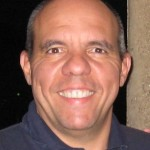
//> input picture IPI/Images/prófso_Qûeiroz.png, 150 x 150 px
$ ./main   (built with g++ and OpenCV 4)
//> lines starting //> are read from the running program, lines starting //| are printed output that depends on the picture
#include <opencv2/opencv.hpp>
#include <iostream>

//export PATH="/usr/bin:$PATH"

void autoContrast(cv::Mat& img) {
    // histogram
    cv::Mat hist;
    float range[] = {0, 256};
    const float* histRange = {range};
    int histSize = 256;
    calcHist(&img, 1, nullptr, cv::Mat(), hist, 1, &histSize, &histRange);

    // Find minimum and maximum values of pixel intensity
    int minIntensity = 0, maxIntensity = 255;
    for (int i = 0; i < histSize; ++i) {
        if (hist.at<float>(i) > 0) {
            minIntensity = i;
            break;
        }
    }
    for (int i = histSize - 1; i >= 0; --i) {
        if (hist.at<float>(i) > 0) {
            maxIntensity = i;
            break;
        }
    }

    //contrast stretching = auto contrast
    img = (img - minIntensity) * (255.0 / (maxIntensity - minIntensity));
    img.setTo(0, img < 0);
    img.setTo(255, img > 255);
    img.convertTo(img, CV_8U);

    //histogram equalization = auto tone
    double alpha = 255.0 / (maxIntensity - minIntensity);
    img = img * alpha + minIntensity - minIntensity * alpha;
}

//first question
void upscalling(){
    cv::Mat image = cv::imread("Images/prófso_Qûeiroz.png", cv::IMREAD_GRAYSCALE);
//> image: 150 rows x 150 cols, CV_8UC1; min 0, max 247, mean 109.5
    if (!image.empty()) {
        int rows = image.rows;
//> rows = 150
        int cols = image.cols;
//> cols = 150
        int height = rows * 2;
//> height = 300
        int width = cols * 2;
//> width = 300
        cv::Mat black_image(height, width, CV_8UC1, cv::Scalar(0));

        // Iterate through each pixel of black_image and insert every other pixel from the original image
        for (int y = 0; y < rows; y++) {
            for (int x = 0; x < cols; x++) {
                black_image.at<uchar>(y * 2, x * 2) = image.at<uchar>(y, x);
            }
        }
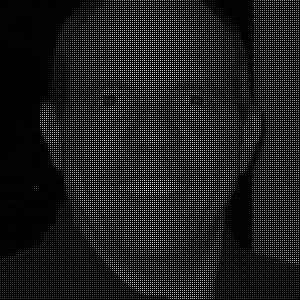
//> black_image: 300 rows x 300 cols, CV_8UC1; min 0, max 247, mean 27.4

        //avarage of the pixels in the row
        for(int y = 0; y < height-1; y++){
            for(int x = 1; x < width-1; x++){
                int sum = black_image.at<uchar>(y,x-1) + black_image.at<uchar>(y,x+1);
                int avr = sum/2;
                black_image.at<uchar>(y,x) = avr;
            }
        }
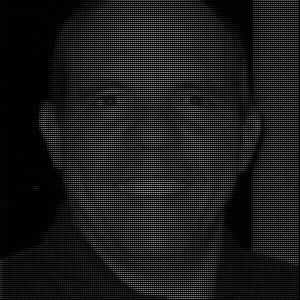
//> black_image: 300 rows x 300 cols, CV_8UC1; min 0, max 163, mean 27.1

        //avarage of the pixels in the colum
        for(int x = 0; x < width-1; x++){
            for(int y = 1; y < height-1; y++){
                int sum = black_image.at<uchar>(y-1,x) + black_image.at<uchar>(y+1,x);
                int avr = sum/2;
                black_image.at<uchar>(y,x) = avr;
            }

        }
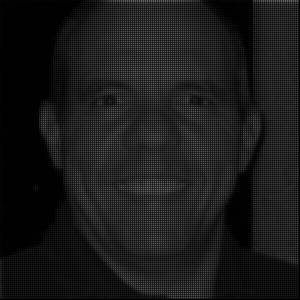
//> black_image: 300 rows x 300 cols, CV_8UC1; min 0, max 108, mean 26.7


        cv::Mat equalized_image;
        cv::equalizeHist(black_image, equalized_image);
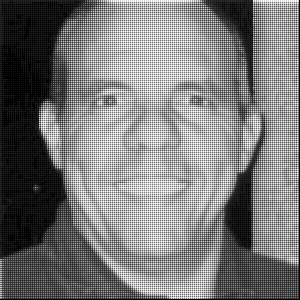
//> equalized_image: 300 rows x 300 cols, CV_8UC1; min 0, max 255, mean 122.2


        //Aply the low-pass filter
        cv::Mat blurredImage;
        cv::GaussianBlur(equalized_image, blurredImage, cv::Size(5, 5),0);
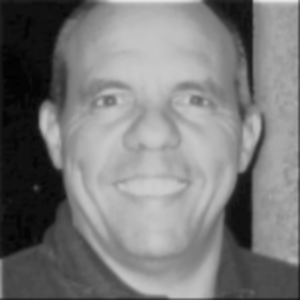
//> blurredImage: 300 rows x 300 cols, CV_8UC1; min 1, max 227, mean 122.4


        //showing the final uspaceled image
        cv::namedWindow("Final Image", cv::WINDOW_NORMAL);
        cv::resizeWindow("Final Image", width, height);

        //The original Image of input
        cv::namedWindow("Original Image", cv::WINDOW_NORMAL);
        cv::resizeWindow("Original Image", rows, cols);
        cv::imshow("Original Image", image);
        cv::imshow("Final Image", blurredImage);
        cv::imwrite("Du_mundu.jpg", blurredImage);

        //The adjusted Image
        autoContrast(blurredImage);
//> in autoContrast, `calcHist(&img, 1, nullptr, cv::Mat(), hist, 1, &histSize, &histRange);`: hist = 256 values, max 3217 at index 16, min 0 at index 0, mean 351.6
//> in autoContrast, `img = (img - minIntensity) * (255.0 / (maxIntensity - minIntensity));`:
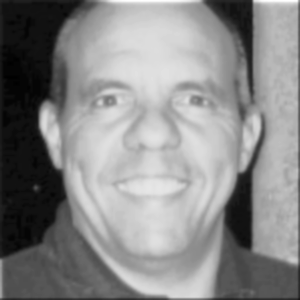
//> img: 300 rows x 300 cols, CV_8UC1; min 0, max 255, mean 137
//> in autoContrast, `double alpha = 255.0 / (maxIntensity - minIntensity);`: alpha = 1.13
//> in autoContrast, `img = img * alpha + minIntensity - minIntensity * alpha;`:
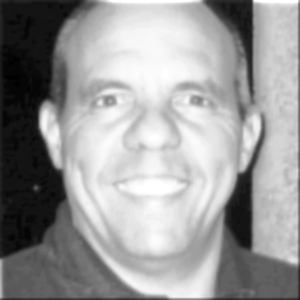
//> img: 300 rows x 300 cols, CV_8UC1; min 0, max 255, mean 154.4
        cv::namedWindow("Auto Adjusted", cv::WINDOW_NORMAL);
        cv::resizeWindow("Auto Adjusted", width, height);
        cv::imshow("Auto Adjusted", blurredImage);
        while (true) {
        int key = cv::waitKey(0);
//> the Esc key is pressed
        if (key == 27)
            break;
        }
        cv::destroyAllWindows();

    } else {
        std::cout << "Error: Unable to load the image." << std::endl;
    }

}

int main() {
    upscalling();
    return 0;

}

$ run again, with IPI/Images/minilexei.png copied over IPI/Images/prófso_Qûeiroz.png
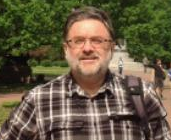
//> input picture IPI/Images/minilexei.png, 171 x 140 px
//> after the loop in upscalling, `for(int x = 0; x < width-1; x++)`:
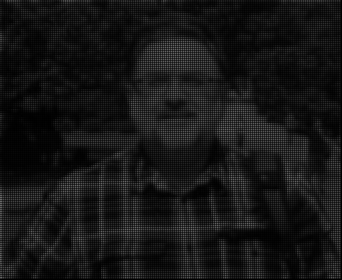
//> black_image: 280 rows x 342 cols, CV_8UC1; min 0, max 107, mean 22
//> hist = 256 values, max 678 at index 114, min 0 at index 0, mean 374.1
//> alpha = 1.07
//> in autoContrast, `img = img * alpha + minIntensity - minIntensity * alpha;`:
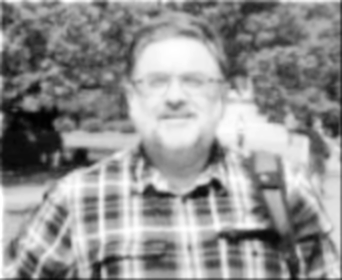
//> img: 280 rows x 342 cols, CV_8UC1; min 0, max 255, mean 145.4

$ run again, with IPI/Images/cameraman.tif saved as IPI/Images/prófso_Qûeiroz.png
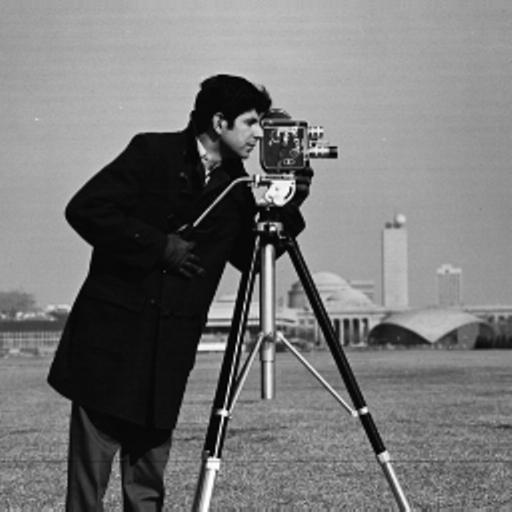
//> input picture IPI/Images/cameraman.tif, 512 x 512 px
//> in upscalling, image is the input picture: 512 rows x 512 cols, CV_8UC1; min 0, max 255, mean 118.3
//> after the loop in upscalling, `for (int y = 0; y < rows; y++)`:
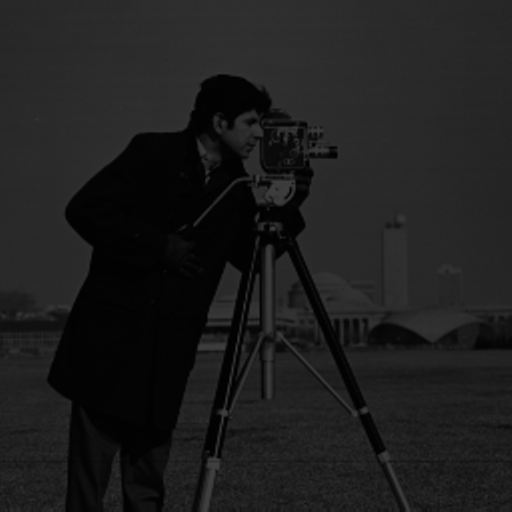
//> black_image: 1024 rows x 1024 cols, CV_8UC1 (shown at 1/2 size); min 0, max 255, mean 29.6
//> in upscalling, `cv::equalizeHist(black_image, equalized_image);`:
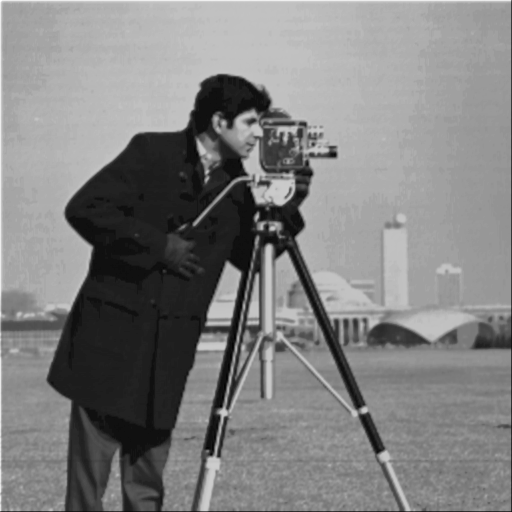
//> equalized_image: 1024 rows x 1024 cols, CV_8UC1 (shown at 1/2 size); min 0, max 255, mean 128.4
//> hist = 256 values, max 36289 at index 30, min 0 at index 0, mean 4096
//> alpha = 1.02
